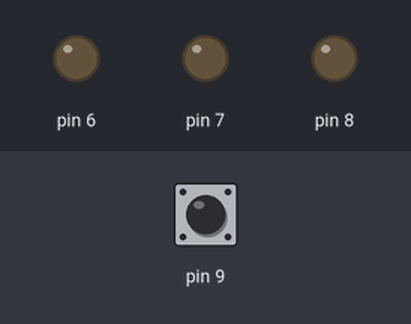
Bench run of a sketch on a simulated Arduino Uno, built with avr-gcc and run on an emulated ATmega328P. Shown: output pins drawn as LEDs (lit = HIGH). The test bench sets the inputs (shaded band); at power-on: pin 9 HIGH.

Above: at 1.2 s.
1.3 s: pin 9 pulled LOW for 0.15 s
At 1.8 s:
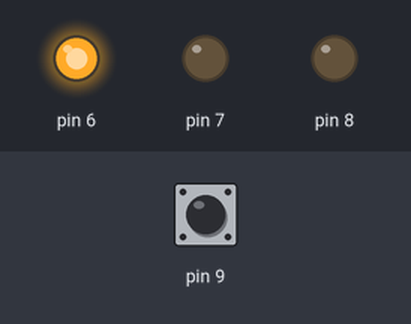
4.4 s: pin 9 pulled LOW for 3.2 s
At 6.0 s:
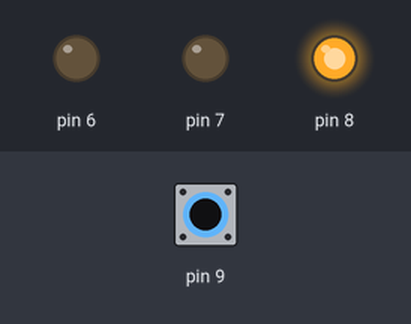
At 10.1 s:
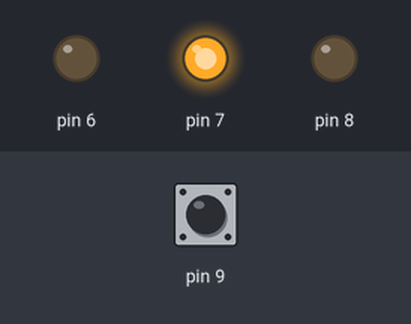
Timing chart, 0 to 13.8 s (numbered marks = the images above; inputs shaded):
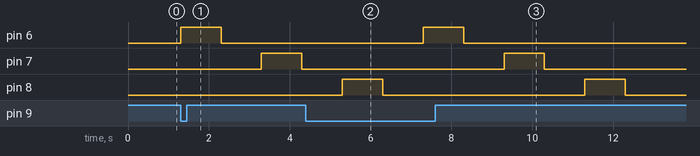

The sketch:

ECE1895_HW10_2.ino
```cpp
void setup() {
  pinMode(6, OUTPUT);
  pinMode(7, OUTPUT);
  pinMode(8, OUTPUT);
  pinMode(9, INPUT_PULLUP);
}

void loop() {
  while(!digitalRead(9)){
    digitalWrite(6, HIGH);
    delay(1000);
    digitalWrite(6, LOW);
    delay(1000);
    digitalWrite(7, HIGH);
    delay(1000);
    digitalWrite(7, LOW);
    delay(1000);
    digitalWrite(8, HIGH);
    delay(1000);
    digitalWrite(8, LOW);
    delay(1000);
  }

}
```

Measured:
- after the input at 1.3 s, pin 6: LOW → HIGH at once, → LOW 1.0 s later; pin 7: LOW → HIGH after 2.0 s, → LOW 1.0 s later
- after the input at 4.4 s, pin 6: LOW → HIGH after 2.9 s, → LOW 1.0 s later; pin 7: LOW → HIGH after 4.9 s, → LOW 1.0 s later
- by itself, pin 8: alternates HIGH for 1.0 s and LOW for 5.0 s
